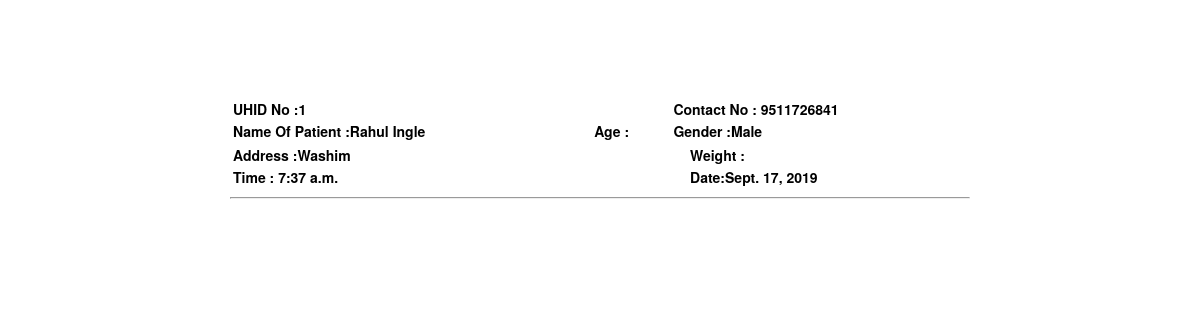
The app's page /1/opdprint/ (signed in) with its own data.
### hospi/models.py (models this page shows)
class Opd(models.Model):
    opd_id = models.AutoField(primary_key=True)
    patient = models.ForeignKey(Patient, on_delete=models.CASCADE, blank=True,null=True)
    date = models.DateField(default=datetime.date.today)
    time =  models.TimeField(blank=True, default=now)

class Patient(models.Model):
    firstname = models.CharField(max_length=200)
    lastname = models.CharField(max_length=200)
    phone = models.CharField(max_length=20)
    alternate_phone = models.CharField(max_length=20)
    address = models.TextField()
    patient_id = models.AutoField(primary_key=True)
    gender = models.CharField(max_length=6, choices=Gender)

### hospi/views.py (the view)
# urls.py: re_path(r'^(?P<opd_id>\d+)/opdprint/$', my_patient.printopd, name='opd_print'),
@login_required
def printopd(request,opd_id):
    object = get_object_or_404(Opd,pk=opd_id)
    return render(request,'opdprint.html',{'object':object})

### hospi/templates/opdprint.html (shortened to what this page needs)
<div id="div1" ; class="invoice-boxs" ; >
        <div class="invoice-box">
                <table cellpadding="0" cellspacing="0" >
                    <tr>
                        <td colspan="2">
                            <table style=" font-size:16px;">
                             <tr>
                                <th></th>
                                <th colspan="2" ><h1 style="text-align:center;font-size:20px; padding-bottom: 10px; margin:0;">
                                </h1><h2 style="text-align:center;font-size:14px;padding:0; margin:0;"></h2></th>
                                <th></th>
                                </tr>
                           </table>
                            <table style=" font-size:14px;padding:0; margin:0;" >
                              <tr>
                                 <th class="patient-name">UHID No :{{object.patient.patient_id}}  </th>
                                 <th class="patient-name">  </th>
                                 <th class="patient-name">Contact No : {{object.patient.phone}} </th>
                              </tr>
                              <tr>
                                <th class="patient-name">Name Of Patient :{{object.patient.firstname}} {{object.patient.lastname}} </th>
                                 <th class="patient-name">&nbsp; &nbsp; Age :   </th>
                                <th class="patient-name">Gender :{{object.patient.gender}}  </th>
                              </tr>
                              </table>
                             <table style=" font-size:14px;padding:0; margin:0;">
                             <tr >
                                  <th  width='62%' class="patient-name">Address :{{object.patient.address}}  </th>
                                  <th   width='38%'class="patient-name">Weight :{{object.weight}}  </th>
                             </tr>
                             <tr>
                                 <th width='62%' class="patient-name">Time : {{object.time}}</th>
                                 <th width='38%' class="patient-name">Date:{{object.date}}</th>
                             </tr>
                            </table>
                        </td>
                    </tr>
                    <tr>
                         <td colspan="2">
                            <hr>
                        </td>

### hospi/templates/opdprint.html (style rules this page uses)
.invoice-box { max-width: 800px; margin: auto; padding-top: 5px; padding-right: 30px; padding-bottom: 30px; padding-left: 30px; font-size: 16px; line-height: 18px; font-family: 'Helvetica Neue', 'Helvetica', Helvetica, Arial, sans-serif; color: #555; }
.invoice-boxs { max-width: 800px; margin: auto; padding: 0px; font-size: 16px; line-height: 0px; font-family: 'Helvetica Neue', 'Helvetica', Helvetica, Arial, sans-serif; color: #555; }
.invoice-box table { width: 100%; line-height: inherit; text-align: left; }
.invoice-boxs table { width: 100%; line-height: inherit; text-align: left; }
.invoice-box table td { vertical-align: top; }
table { width: 100%; padding: 0; margin: 0; }
#div1 { width:100%;height:100px;white-space:nowrap; padding:4px; }

### records on screen
Opd: patient.patient_id "1", patient.phone "9511726841", patient.firstname "Rahul", patient.lastname "Ingle", patient.gender "Male", patient.address "Washim", time "7:37 a.m.", date "Sept. 17, 2019"
